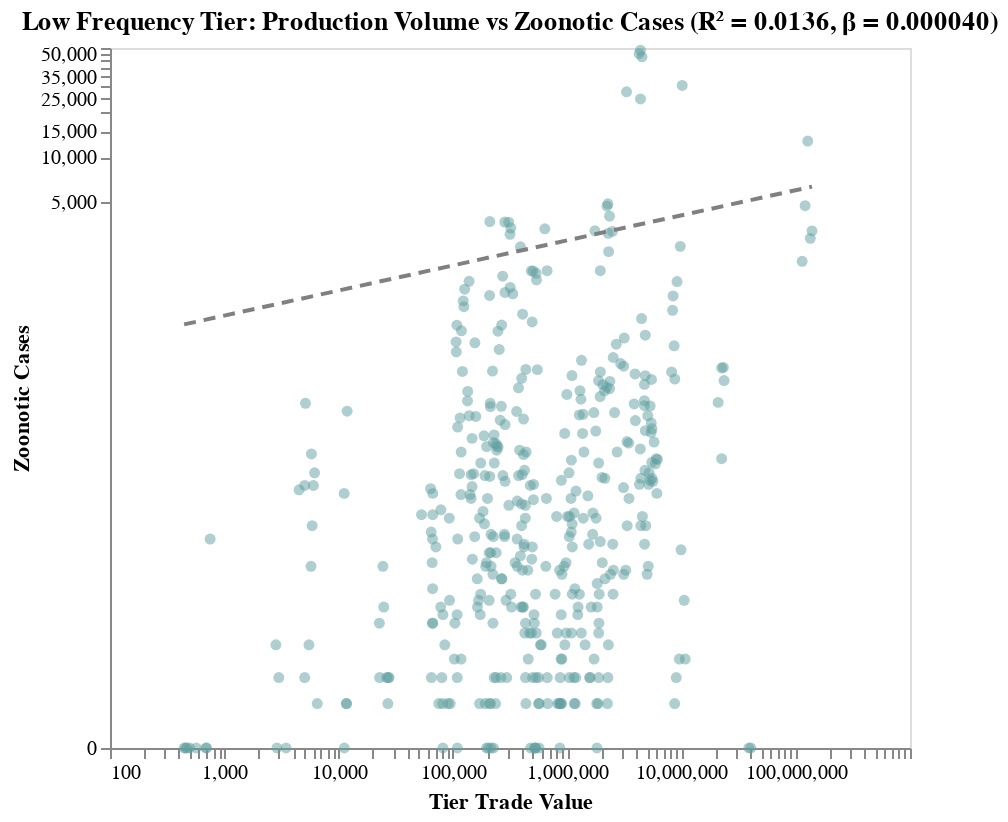

This figure's notebook cell:
### Code cell
## zooming in on just the low frequency products products as it shows the greatest positive correlation:
## create a scatterplot figure to visualize the relationship between low production products and zoonotic cases

# isolate just the low tiered products
low_tier = tier_agg[tier_agg['Frequency_Tier'] == 'Low']

# create a base chart
base = alt.Chart(low_tier).encode(
    x = alt.X('Tier_Trade_Value:Q', title = 'Tier Trade Value',
              scale = alt.Scale(type = 'log'),
              axis = alt.Axis(grid = False)),
    y = alt.Y('Zoonotic_Cases:Q', title = 'Zoonotic Cases',
              scale = alt.Scale(type = 'symlog'),
              axis = alt.Axis(grid = False))
)

# add points to the base chart 
points = base.mark_circle(size = 30, opacity = 0.5, color = '#5F9EA0')

# add a regression line to visualize the trend 
line = base.transform_regression(
    'Tier_Trade_Value', 'Zoonotic_Cases'
).mark_line(strokeDash = [6, 4], size = 2, color = 'gray')

# combine 
(points + line).properties(
    width = 400,
    height = 350,
    title = 'Low Frequency Tier: Production Volume vs Zoonotic Cases (R² = 0.0136, β = 0.000040)'
) # By Che-Yu

### Figure 1 — Vega-Lite specification as saved in the notebook (floating-point values rounded to 4 significant figures; data arrays with more than 128 entries replaced by an {"elided": "..."} marker saying what was removed)
{"config": {"view": {"continuousWidth": 300, "continuousHeight": 300}}, "layer": [{"mark": {"type": "circle", "color": "#5F9EA0", "opacity": 0.5, "size": 30}, "encoding": {"x": {"axis": {"grid": false}, "field": "Tier_Trade_Value", "scale": {"type": "log"}, "title": "Tier Trade Value", "type": "quantitative"}, "y": {"axis": {"grid": false}, "field": "Zoonotic_Cases", "scale": {"type": "symlog"}, "title": "Zoonotic Cases", "type": "quantitative"}}}, {"mark": {"type": "line", "color": "gray", "size": 2, "strokeDash": [6, 4]}, "encoding": {"x": {"axis": {"grid": false}, "field": "Tier_Trade_Value", "scale": {"type": "log"}, "title": "Tier Trade Value", "type": "quantitative"}, "y": {"axis": {"grid": false}, "field": "Zoonotic_Cases", "scale": {"type": "symlog"}, "title": "Zoonotic Cases", "type": "quantitative"}}, "transform": [{"on": "Tier_Trade_Value", "regression": "Zoonotic_Cases"}]}], "data": {"name": "data-944522fc291f6603c14254918c141a9e"}, "height": 350, "title": "Low Frequency Tier: Production Volume vs Zoonotic Cases (R² = 0.0136, β = 0.000040)", "width": 400, "$schema": "https://vega.github.io/schema/vega-lite/v5.20.1.json", "datasets": {"data-944522fc291f6603c14254918c141a9e": {"elided": "423 records"}}}
